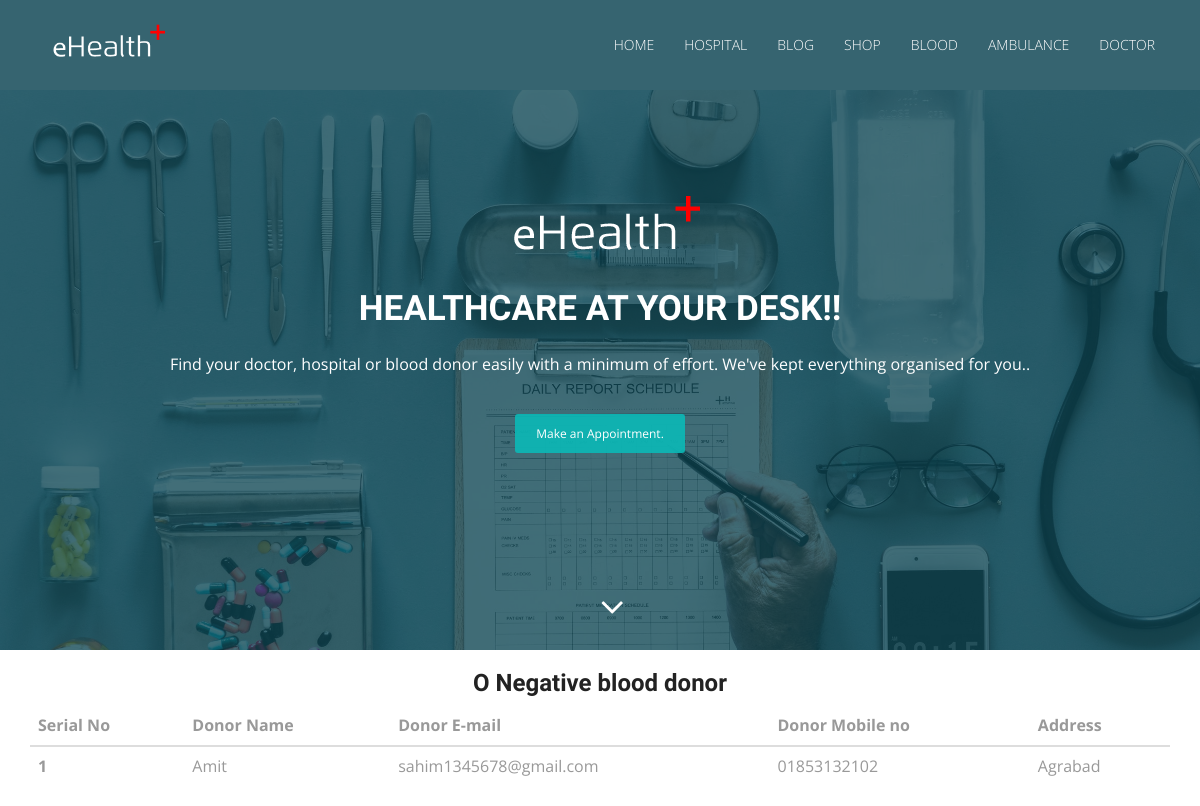
The page /index.php/welcome/o_negative on the database as committed earlier.
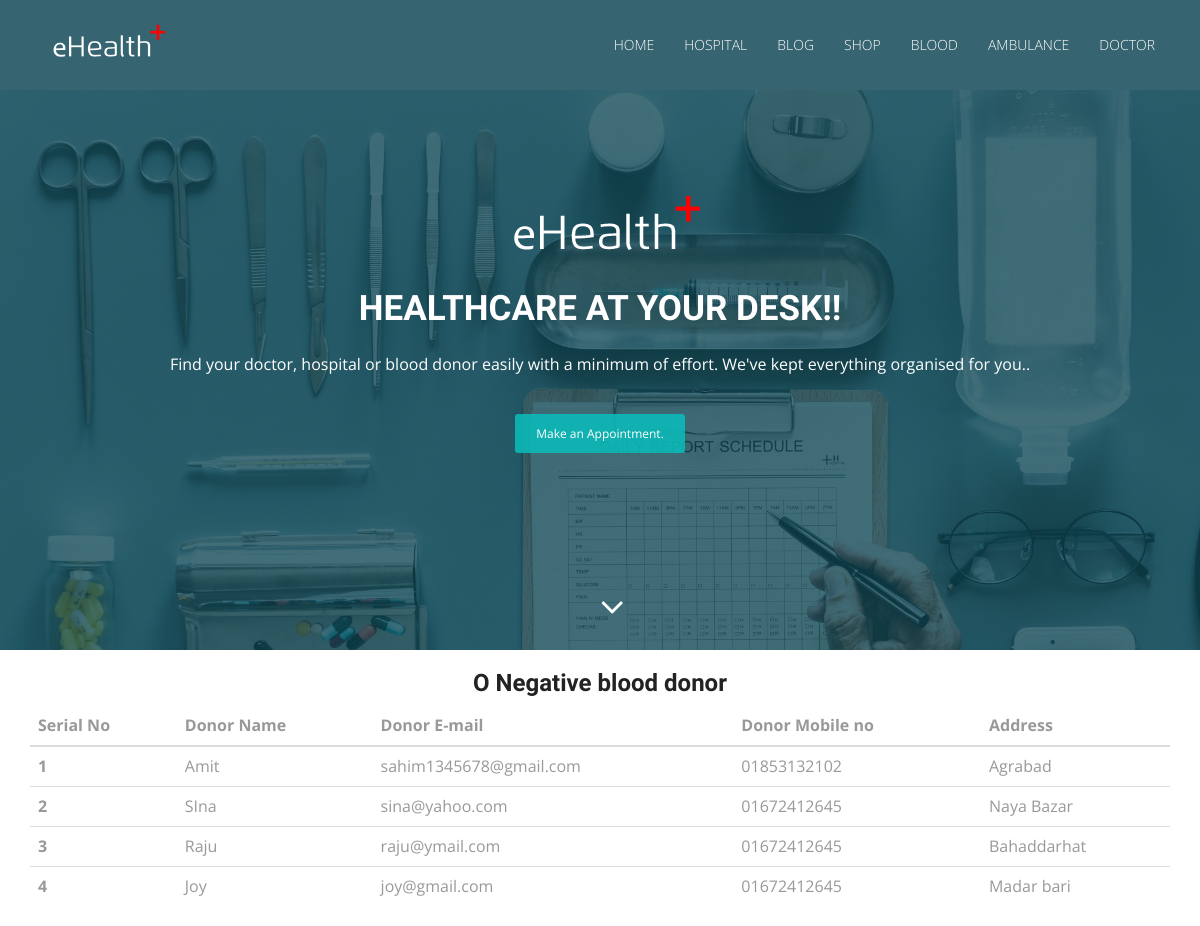
The same page on the database as committed later.
### tables this page shows
CREATE TABLE `tbl_donor` (
  `donor_id` int(11) NOT NULL,
  `donor_name` varchar(255) NOT NULL,
  `donor_blood_group` varchar(11) NOT NULL,
  `donor_email` varchar(255) NOT NULL,
  `donor_mobile_no` varchar(16) NOT NULL,
  `donor_address` varchar(255) NOT NULL,
  `donor_status` tinyint(3) NOT NULL
);

### application/controllers/Welcome.php (called while the page is built, shortened)
<?php
class Welcome extends CI_Controller
{
    public function __construct()
    {
        $this->load->model('welcome_model');
    }
    public function o_negative()
    {
        $data = array();
        $data['all_o_negative_donor'] = $this->welcome_model->all_active_o_negative_donors('O-');
        $this->load->view('pages/o_negative', $data);
    }
}

### index.php (called while the page is built, shortened)
<?php
require_once BASEPATH.'core/CodeIgniter.php';

### application/models/Welcome_model.php (called while the page is built, shortened)
<?php
class Welcome_model extends CI_Model
{
    public function all_active_o_negative_donors($donor_blood_group)
    {
        $result = $this->db->select('*')
            ->from('tbl_donor')
            ->where(array('donor_status' => 1, 'donor_blood_group' => $donor_blood_group))
            ->get()->result();
        return $result;
    }
}

### application/views/pages/o_negative.php (the view, shortened to what this page needs)
<!DOCTYPE html>
<html lang="en">
<head>
    <link rel="stylesheet" type="text/css" href="<?php echo base_url()?>asset/css/font-awesome.min.css">
    <link rel="stylesheet" type="text/css" href="<?php echo base_url()?>asset/css/bootstrap.min.css">
    <link rel="stylesheet" type="text/css" href="<?php echo base_url()?>asset/css/style.css">
</head>
<body id="myPage" data-spy="scroll" data-target=".navbar" data-offset="60">
<section id="banner" class="banner">
    <div class="bg-color">
        <nav class="navbar navbar-default navbar-fixed-top">
            <div class="container">
                <div class="col-md-12">
                    <div class="navbar-header">
                        <a class="navbar-brand" href="<?php echo base_url()?>"><img src="<?php echo base_url()?>asset/img/logo.png" class="img-responsive" style="width: 140px; margin-top: -16px;"></a>
                    </div>
                    <div class="collapse navbar-collapse navbar-right" id="myNavbar">
                        <ul class="nav navbar-nav">
                            <li class=""><a href="<?php echo base_url() ?>">Home</a></li>
                            <li class=""><a href="<?php echo base_url('welcome/hospital_master') ?>">Hospital</a></li>
                            <li class=""><a href="<?php echo base_url('welcome/manage_blog') ?>">Blog</a></li>
                            <li class=""><a href="http://localhost/E-commerce/" target="_blank">Shop</a></li>
                            <li class=""><a href="<?php echo base_url('welcome/add_donor_master') ?>">Blood</a></li>
                            <li class=""><a href="<?php echo base_url('welcome/add_ambulance_master') ?>">Ambulance</a>
                            </li>
                            <li class=""><a href="<?php echo base_url('welcome/add_doctor_master') ?>">Doctor</a></li>
                        </ul>
                    </div>
                </div>
            </div>
        </nav>
        <div class="container">
            <div class="row">
                <div class="banner-info">
                    <div class="banner-logo text-center">
                        <img src="<?php echo base_url()?>asset/img/logo.png" class="img-responsive">
                    </div>
                    <div class="banner-text text-center">
                        <h1 class="white">Healthcare at your desk!!</h1>
                        <p>Find your doctor, hospital or blood donor easily with a minimum of effort. We've kept everything organised for you..</p>
                        <a href="<?php echo base_url('welcome/add_doctor_master')?>" class="btn btn-appoint">Make an Appointment.</a>
                    </div>
                    <div class="overlay-detail text-center">
                        <a href="#cta-3"><i class="fa fa-angle-down"></i></a>
                    </div>
                </div>
            </div>
        </div>
    </div>
</section>
<div class="container">
    <h3 class="text-center">O Negative blood donor</h3>
    <table class="table table-dark">
        <thead>
        <tr>
            <th scope="col">Serial No</th>
            <th scope="col">Donor Name</th>
            <th scope="col">Donor E-mail</th>
            <th scope="col">Donor Mobile no</th>
            <th scope="col">Address</th>
        </tr>
        </thead>
        <tbody>
        <?php
        $i = 1;
        foreach($all_o_negative_donor as $v_donor){
            ?>
            <tr>
                <th scope="row"><?php echo $i++?></th>
                <td><?php echo $v_donor->donor_name?></td>
                <td><?php echo $v_donor->donor_email?></td>
                <td><?php echo $v_donor->donor_mobile_no?></td>
                <td><?php echo $v_donor->donor_address?></td>
            </tr>
        <?php } ?>
        </tbody>
    </table>
</div>
</body>
</html>

### asset/css/style.css (style rules this page uses)
body { font-family: 'Open Sans', sans-serif; line-height: 20px; color: #999999; font-size: 300; font-size: 16px; }
ol, ul { list-style: none; }
table { border-collapse: collapse; border-spacing: 0; }
h1, h2, h3, h4, h5, h6 { font-family: 'Raleway', sans-serif; font-weight: 600; color: #222222; }
a, a:hover, a:focus, a:active { outline: none; }
.navbar { margin-bottom: 0px; border: 0px; }
.navbar { border-radius: 0px; }
.navbar-default { background-color: #366470; padding: 20px 0; transition: all 0.3s; }
.navbar-default { background-color: #366470; border: 0px; }
.navbar-brand { font-family: 'Chewy', cursive; font-size: 32px; }
.navbar-brand img { padding-top: 2px; width: 120px !important; }
.navbar-default .navbar-brand, .navbar-default .navbar-brand:hover, .navbar-default .navbar-brand:focus { color: cyan; }
.white, .white:hover, .white:focus { color: #fff; width: 100% !important; }
.navbar-default .navbar-nav > li > a { color: #fff ; text-transform: uppercase; font-size: 14px; font-weight: 300; }
#banner { background: url('../img/bg-banner.jpg') no-repeat fixed; background-size: cover; min-height: 650px; position: relative; }
.bg-color { background-color: RGBA(13, 70, 83, 0.78); min-height: 650px; }
.banner-info { padding-top: 190px; }
.banner-logo img { display: inline-block; }
.banner-text { color: #fff; }
.banner-text h1 { font-family: 'Candal', sans-serif; font-size: 35px; text-transform: uppercase; padding-bottom:15px; }
.btn-appoint, .btn-appoint:hover, .btn-appoint:focus { margin-top: 30px; padding: 10px 20px; font-size: 12px; background-color: rgba(12, 184, 182, 0.91); border-radius: 3px; color: #fff; }
.overlay-detail a i { text-align: center; position: absolute; bottom: 25px; font-size: 38px; color: #fff; margin: 0 auto; }
td { border: 0px solid #ededed; border-top: 1px solid rgba(216, 216, 216, 0.5); padding: 6px 10px 6px 0; }
.white { color: #fff; }

Rows that differ between the two databases and show on the page:
added tbl_donor: donor_name "SIna", donor_email "sina@yahoo.com", donor_mobile_no "01672412645", donor_address "Naya Bazar"
added tbl_donor: donor_name "Raju", donor_email "raju@ymail.com", donor_mobile_no "01672412645", donor_address "Bahaddarhat"
added tbl_donor: donor_name "Joy", donor_email "joy@gmail.com", donor_mobile_no "01672412645", donor_address "Madar bari"
